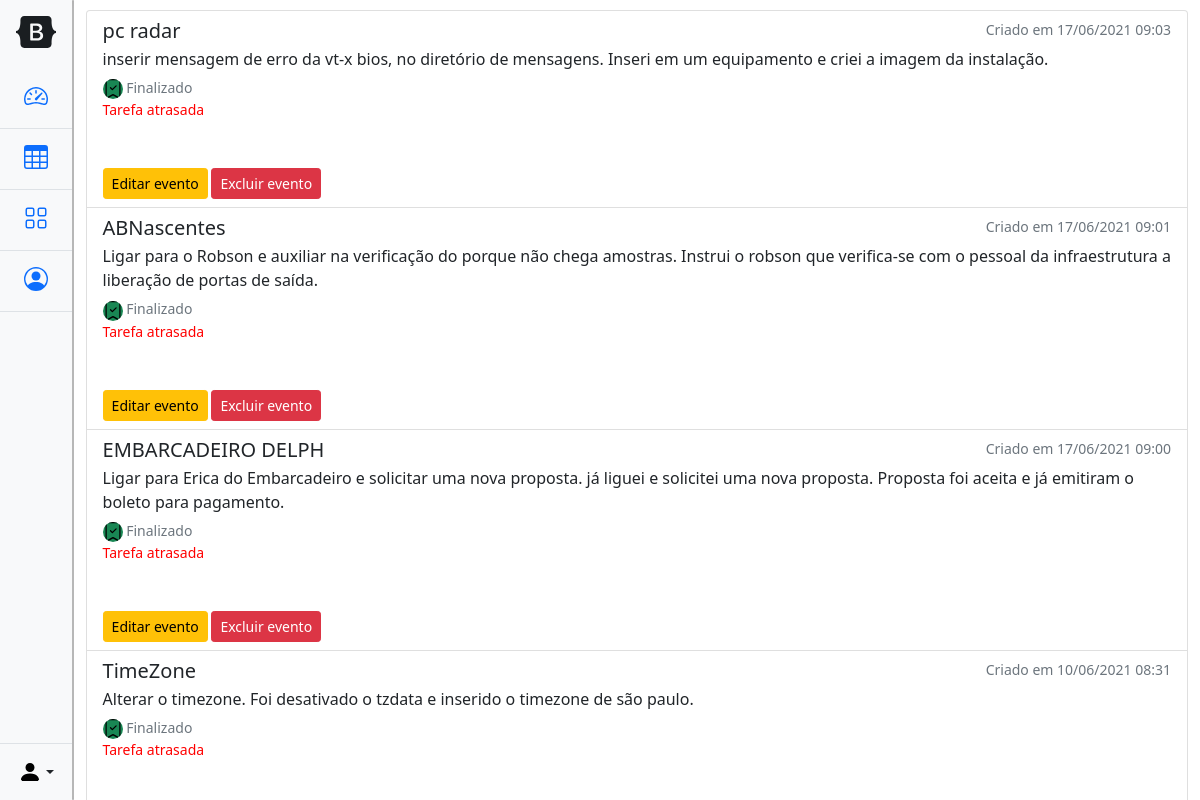
Screenshot of /agenda/eventos/finalizado/ (signed in) with the database file from the repository.
### agenda/models.py (models this page shows, shortened)
class Evento(models.Model):
    F = 1
    E = 2
    A = 3
    STATUS_EVENTO = (
        (F, 'Finalizado'),
        (E, 'Executando'),
        (A, 'Aberto')
    )
    titulo = models.CharField(max_length=100)
    descricao = models.TextField(max_length=1500, blank=True, null=True)
    data_evento = models.DateTimeField(verbose_name='Data do evento')
    data_criacao = models.DateTimeField(auto_now=True, verbose_name='Data da criação')
    usuario = models.ForeignKey(User, on_delete=models.CASCADE)
    status = models.PositiveSmallIntegerField(choices=STATUS_EVENTO, default=3)
    def get_data_criacao(self):
        return self.data_criacao.strftime('%d/%m/%Y %H:%M')
    def get_evento_atrasado(self):
        if self.data_evento < datetime.now():
            return True
        else:
            return False

### agenda/views.py (the view)
# urls.py: path('agenda/eventos/finalizado/', views.lista_eventos_finalizados, name='eventos_finalizados'),
@login_required(login_url='/login/')
def lista_eventos_finalizados(request):
    context = {}
    usuario = request.user
    finalizado = 1
    context['eventos'] = Evento.objects.filter(usuario=usuario, status=finalizado).order_by('data_criacao').reverse()
    return render(request, 'agenda/eventos_finalizados.html', context)

### templates/agenda/eventos_finalizados.html (shortened to what this page needs)
{% extends 'main/base.html' %}
{% load static %}
{% block content %}
    <div class="list-group">
        {% for evento in eventos %}
        <div class="list-group-item list-group-item-action">
            <div class="d-flex w-100 justify-content-between">
            <h5 class="mb-1">{{ evento.titulo }}</h5>
            <small class="text-muted">Criado em {{ evento.get_data_criacao }}</small>
            </div>
            <p class="mb-1">{{ evento.descricao }}</p>
            <small class="text-muted">
            {% for s in evento.STATUS_EVENTO %}
                {% if s.0 == evento.status %}
                    {% if s.0 == 1 %}
                        <img src="{% static 'icons/bookmark-check.svg' %}" alt="mdo" width="20" height="20" class="rounded-circle bg-success">
                        {{ s.1 }}
                    {% elif s.0 == 2 %}
                        <img src="{% static 'icons/bookmark-dash.svg' %}" alt="mdo" width="20" height="20" class="rounded-circle bg-warning">
                        {{ s.1 }}
                    {% elif s.0 == 3 %}
                        <img src="{% static 'icons/bookmark.svg' %}" alt="mdo" width="20" height="20" class="rounded-circle">
                        {{ s.1 }}
                    {% endif %}
                {% endif %}
            {% endfor %}
            {% if evento.get_evento_atrasado %}
            <div style="color: red;"> Tarefa atrasada</div>
            {% endif %}
            <br><br>
            <a class='btn btn-warning btn-sm' href="/agenda/evento/?id={{ evento.id }}">Editar evento</a>
            <a class='btn btn-danger btn-sm' href="/agenda/evento/delete/{{ evento.id }}">Excluir evento</a>
            </small>
        </div>
        {% endfor %}
    </div>
{% endblock %}

### templates/main/base.html (shortened to what this page needs)
<!doctype html>
{% load static %}
<html lang="en">
<head>
    <link href="{% static 'css/bootstrap.min.css' %}" rel="stylesheet">
    <link href="{% static 'css/sidebars.css' %}" rel="stylesheet">
</head>
<body>
<main>
    <div class="d-flex flex-column flex-shrink-0 bg-light" style="width: 4.5rem;">
        <a href="{% url 'agenda:lista_eventos' %}" class="d-block p-3 link-dark text-decoration-none" title="Icon-only" data-bs-toggle="tooltip" data-bs-placement="right">
            <svg class="bi" width="40" height="32"><use xlink:href="#bootstrap"/></svg>
        </a>
        <ul class="nav nav-pills nav-flush flex-column mb-auto text-center">
            <li>
                <a href="{% url 'agenda:lista_eventos' %}" class="nav-link py-3 border-bottom" title="Dashboard" data-bs-toggle="tooltip" data-bs-placement="right">
                    <svg class="bi" width="24" height="24"><use xlink:href="#speedometer2"/></svg>
                </a>
            </li>
            <li>
                <a href="#" class="nav-link py-3 border-bottom" title="Orders" data-bs-toggle="tooltip" data-bs-placement="right">
                    <svg class="bi" width="24" height="24"><use xlink:href="#table"/></svg>
                </a>
            </li>
            <li>
                <a href="#" class="nav-link py-3 border-bottom" title="Products" data-bs-toggle="tooltip" data-bs-placement="right">
                    <svg class="bi" width="24" height="24"><use xlink:href="#grid"/></svg>
                </a>
            </li>
            <li>
                <a href="#" class="nav-link py-3 border-bottom" title="Customers" data-bs-toggle="tooltip" data-bs-placement="right">
                    <svg class="bi" width="24" height="24"><use xlink:href="#people-circle"/></svg>
                </a>
            </li>
        </ul>
        <div class="dropdown border-top">
            <a href="#" class="d-flex align-items-center justify-content-center p-3 link-dark text-decoration-none dropdown-toggle" id="dropdownUser3" data-bs-toggle="dropdown" aria-expanded="false">
                <img src="{% static 'icons/person-fill.svg' %}" alt="mdo" width="24" height="24" class="rounded-circle">
            </a>
        </div>
    </div>
    <div class="container">
        {% block content %}{% endblock %}
    </div>
</main>
</body>
</html>

### static/css/sidebars.css (style rules this page uses)
body { min-height: 100vh; min-height: -webkit-fill-available; }
html { height: -webkit-fill-available; }
main { display: flex; flex-wrap: nowrap; height: 100vh; height: -webkit-fill-available; max-height: 100vh; overflow-x: auto; overflow-y: hidden; }
.container { padding-top: 10px; }
.bi { vertical-align: -.125em; pointer-events: none; fill: currentColor; }
.dropdown-toggle { outline: 0; }
.nav-flush .nav-link { border-radius: 0; }

### rows the page displays
Evento: titulo "pc radar", get_data_criacao "17/06/2021 09:03", descricao "inserir mensagem de erro da vt-x bios, no diretório de mensagens. Inseri em um equipamento e criei a imagem da instalação.", status 1 (drawn), s "Finalizado", shows "Tarefa atrasada"
Evento: titulo "ABNascentes", get_data_criacao "17/06/2021 09:01", descricao "Ligar para o Robson e auxiliar na verificação do porque não chega amostras. Instrui o robson que verifica-se com o pessoal da infraestrutura a liberação de portas de saída.", status 1 (drawn), s "Finalizado", shows "Tarefa atrasada"
Evento: titulo "EMBARCADEIRO DELPH", get_data_criacao "17/06/2021 09:00", descricao "Ligar para Erica do Embarcadeiro e solicitar uma nova proposta. já liguei e solicitei uma nova proposta. Proposta foi aceita e já emitiram o boleto para pagamento.", status 1 (drawn), s "Finalizado", shows "Tarefa atrasada"
Evento: titulo "TimeZone", get_data_criacao "10/06/2021 08:31", descricao "Alterar o timezone. Foi desativado o tzdata e inserido o timezone de são paulo.", status 1 (drawn), s "Finalizado", shows "Tarefa atrasada"
